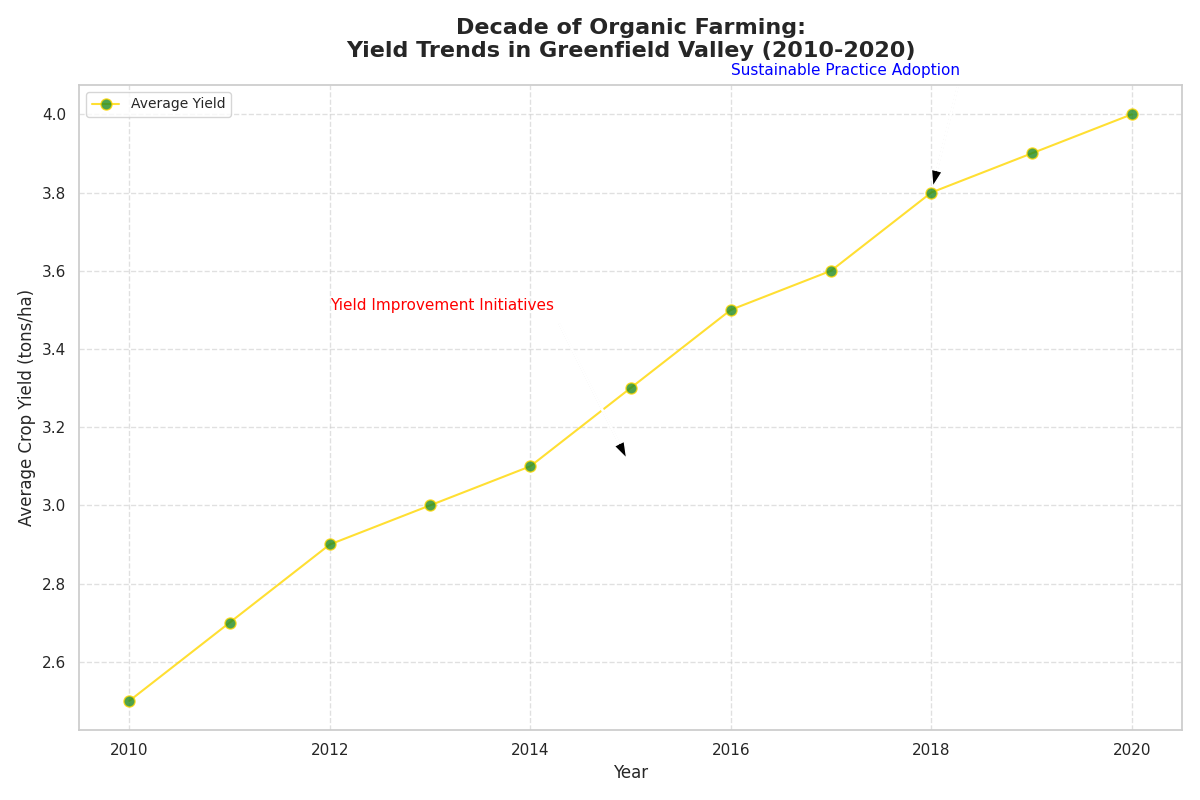

Write the Python code that produced this figure.
import matplotlib.pyplot as plt
import numpy as np

years = np.arange(2010, 2021)
average_yields = np.array([2.5, 2.7, 2.9, 3.0, 3.1, 3.3, 3.5, 3.6, 3.8, 3.9, 4.0])

plt.figure(figsize=(12, 8))
plt.plot(
    years, 
    average_yields, 
    '-o', 
    color='gold', 
    markerfacecolor='forestgreen', 
    markersize=8,
    alpha=0.8
)

plt.title('Decade of Organic Farming:\nYield Trends in Greenfield Valley (2010-2020)', fontsize=16, fontweight='bold', pad=20)
plt.xlabel('Year', fontsize=12)
plt.ylabel('Average Crop Yield (tons/ha)', fontsize=12)
plt.grid(linestyle='--', alpha=0.6)
plt.legend(['Average Yield'], loc='upper left', fontsize=10)

plt.annotate(
    'Yield Improvement Initiatives', 
    xy=(2015, 3.1), 
    xytext=(2012, 3.5), 
    arrowprops=dict(facecolor='black', shrink=0.05, width=1, headwidth=8), 
    fontsize=11, 
    color='red'
)
plt.annotate(
    'Sustainable Practice Adoption', 
    xy=(2018, 3.8), 
    xytext=(2016, 4.1), 
    arrowprops=dict(facecolor='black', shrink=0.05, width=1, headwidth=8), 
    fontsize=11, 
    color='blue'
)

plt.tight_layout()
plt.show()
